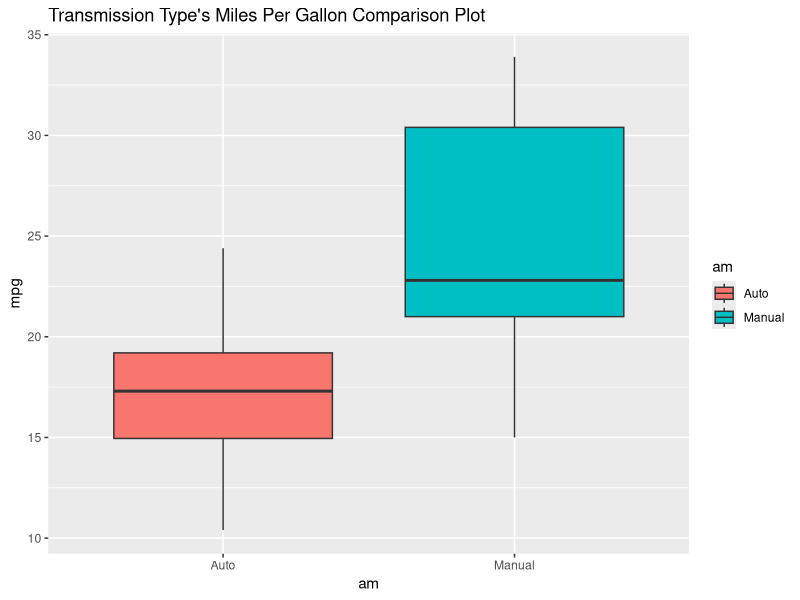
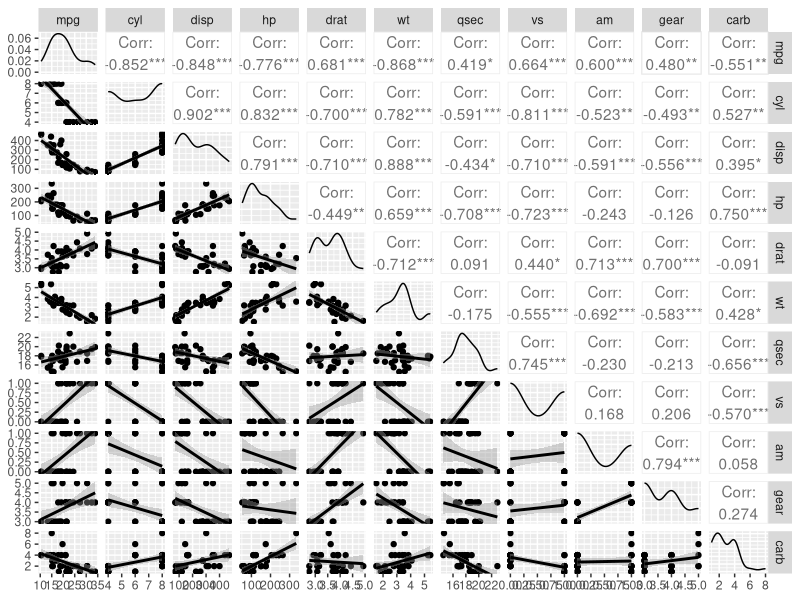
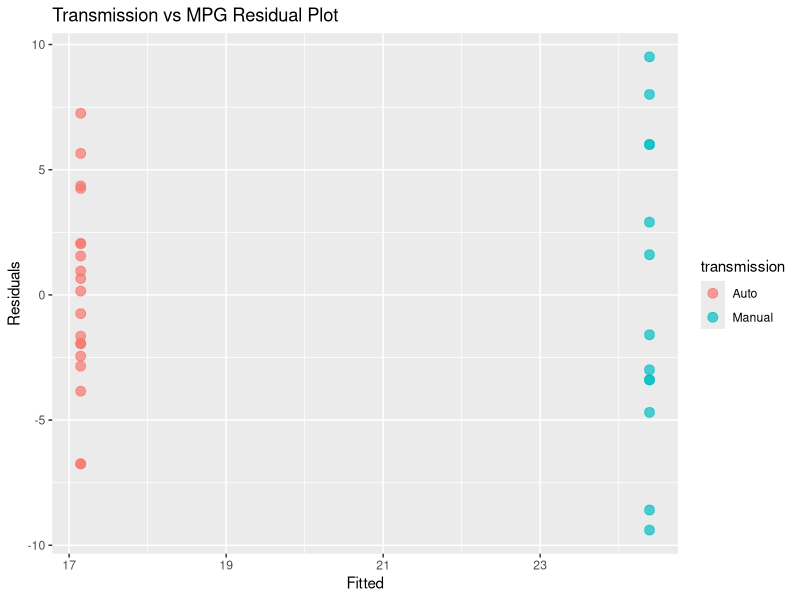
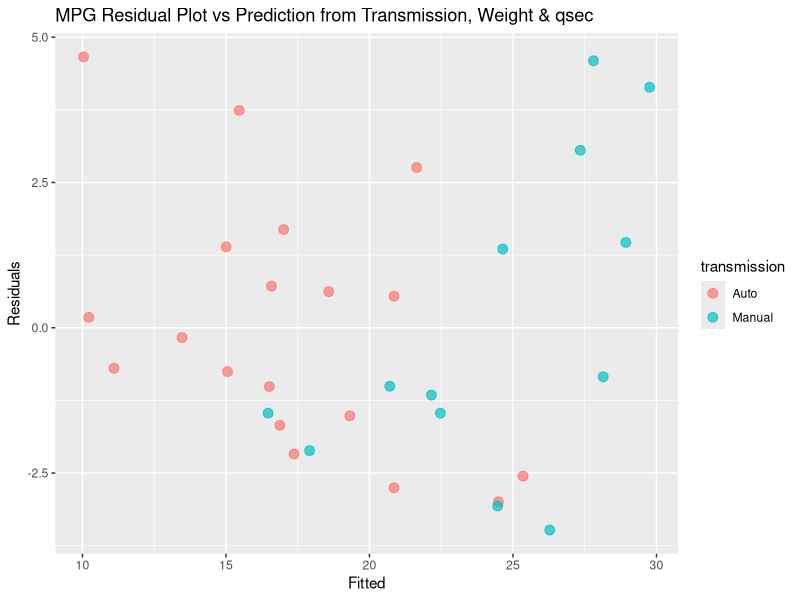

Reproduce these figures in R, in order.
## ---- chunk 1
# load datasets to obtain the mtcars within the library.
library(datasets)

# load ggplot2 for the graphing algorithm.
library(ggplot2)

# load the car package to evaluate the VIFs for the mtcars model
library(car)

# load data table into the abbreviation
mtc <- mtcars

# Understand the data structure
sapply(mtc, class)
## ---- chunk 2
# Use factor to label transmission
mtc$am <- factor(mtc$am, labels = c("Auto", "Manual"))

# Use ggplot to obtain the boxplot between the 2 transmission type
ggplot(data = mtc, aes(x = am, y = mpg)) + 
geom_boxplot(aes(fill = am)) +
ggtitle("Transmission Type's Miles Per Gallon Comparison Plot")
## ---- chunk 3
# Create model for mpg and transmission type ONLY.
fit_t0 <- lm(mpg ~ am, data = mtc)
summary(fit_t0)$coef
anova(fit_t0)
## ---- chunk 4
library(GGally)
cor_plot <- ggpairs(mtcars, lower = list(continuous = "smooth"))
cor_plot
## ---- chunk 5
# Generate original setup for the full dataset model.
fit_full <- lm(mpg ~. , data = mtc)

# Check collinearity for full data set.
vif(fit_full)
## ---- chunk 6
# Removing cyl and disp first for adjusted model
fit_t1 <- lm(mpg ~. -cyl -disp  , data = mtc)
summary(fit_t1)

# Re-Check collinearity after removing the high variant factors
vif(fit_t1)
## ---- chunk 7
# Remove cyl, disp and vs  
fit_t2 <- lm(mpg ~. -cyl -disp -vs, data = mtc)

# Remove cyl, disp, vs and gear
fit_t3 <- lm(mpg ~. -cyl -disp -vs -gear, data = mtc)

# Remove cyl, disp, vs ,gear and hp
fit_t4 <- lm(mpg ~. -cyl -disp -vs -gear -hp, data = mtc)

# Remove cyl, vs, carb , gear, hp and drat
fit_t5 <- lm(mpg ~. -cyl -disp -vs -gear -hp -drat, data = mtc)

# Remove cyl, vs, carb, gear, hp, drat and carb
fit_t6 <- lm(mpg ~. -cyl -disp -vs -gear -hp -drat -carb, data = mtc)
## ---- chunk 8
# setup the residuals and predicted values for plotting based on the linear model by transmission vs mpg model.

par(mfrow = c(2,2))
fit_t0s <- data.frame(Fitted = predict(fit_t0), Residuals = resid(fit_t0), transmission = mtc$am)

fit_t6s <- data.frame(Fitted = predict(fit_t6), Residuals = resid(fit_t6), transmission = mtc$am)

ggplot(data = fit_t0s, aes(x = Fitted, y = Residuals, color = transmission)) +
geom_point(size = 3, alpha = 0.7)+
  ggtitle("Transmission vs MPG Residual Plot")

ggplot(data = fit_t6s, aes(x = Fitted, y = Residuals, color = transmission)) +
geom_point(size = 3, alpha = 0.7)+
  ggtitle("MPG Residual Plot vs Prediction from Transmission, Weight & qsec")
## ---- chunk 9
# Summarize all fit models respectively
summary(fit_t2)
summary(fit_t3)
summary(fit_t4)
summary(fit_t5)
summary(fit_t6)
## ---- chunk 10
# Store the coefficient summary without intercepts
fit_t0t <- lm(mpg ~ am - 1, data = mtcars)
fit_t0c <- summary(fit_t0t)$coef

# Use Prediction and confidence level to evaluate the models

predict(fit_t0, newdata = data.frame(am = as.factor(c("Auto", "Manual"))), interval = "confidence")
predict(fit_t0, newdata = data.frame(am = as.factor(c("Auto", "Manual"))), interval = "prediction")
